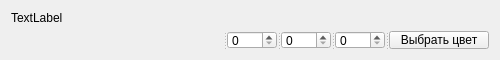
<?xml version="1.0" encoding="UTF-8"?>
<ui version="4.0">
 <class>ColorParamUI</class>
 <widget class="QWidget" name="ColorParamUI">
  <property name="geometry">
   <rect>
    <x>0</x>
    <y>0</y>
    <width>500</width>
    <height>60</height>
   </rect>
  </property>
  <property name="minimumSize">
   <size>
    <width>0</width>
    <height>60</height>
   </size>
  </property>
  <property name="maximumSize">
   <size>
    <width>500</width>
    <height>60</height>
   </size>
  </property>
  <property name="windowTitle">
   <string>ColorParamUI</string>
  </property>
  <layout class="QVBoxLayout" name="verticalLayout">
   <item>
    <widget class="QLabel" name="lblParamName">
     <property name="sizePolicy">
      <sizepolicy hsizetype="Preferred" vsizetype="Fixed">
       <horstretch>0</horstretch>
       <verstretch>0</verstretch>
      </sizepolicy>
     </property>
     <property name="text">
      <string>TextLabel</string>
     </property>
    </widget>
   </item>
   <item>
    <layout class="QHBoxLayout" name="horizontalLayout">
     <property name="sizeConstraint">
      <enum>QLayout::SetDefaultConstraint</enum>
     </property>
     <item>
      <widget class="QSplitter" name="splitter">
       <property name="sizePolicy">
        <sizepolicy hsizetype="Expanding" vsizetype="Fixed">
         <horstretch>0</horstretch>
         <verstretch>0</verstretch>
        </sizepolicy>
       </property>
       <property name="orientation">
        <enum>Qt::Horizontal</enum>
       </property>
       <widget class="QLabel" name="lblColor">
        <property name="text">
         <string/>
        </property>
       </widget>
       <widget class="QSpinBox" name="valR">
        <property name="maximumSize">
         <size>
          <width>50</width>
          <height>16777215</height>
         </size>
        </property>
        <property name="maximum">
         <number>255</number>
        </property>
       </widget>
       <widget class="QSpinBox" name="valG">
        <property name="maximumSize">
         <size>
          <width>50</width>
          <height>16777215</height>
         </size>
        </property>
        <property name="maximum">
         <number>255</number>
        </property>
       </widget>
       <widget class="QSpinBox" name="valB">
        <property name="maximumSize">
         <size>
          <width>50</width>
          <height>16777215</height>
         </size>
        </property>
        <property name="maximum">
         <number>255</number>
        </property>
       </widget>
       <widget class="QPushButton" name="btnPickColor">
        <property name="maximumSize">
         <size>
          <width>100</width>
          <height>16777215</height>
         </size>
        </property>
        <property name="text">
         <string>Выбрать цвет</string>
        </property>
       </widget>
      </widget>
     </item>
    </layout>
   </item>
  </layout>
 </widget>
 <layoutdefault spacing="6" margin="11"/>
 <resources/>
 <connections/>
</ui>
